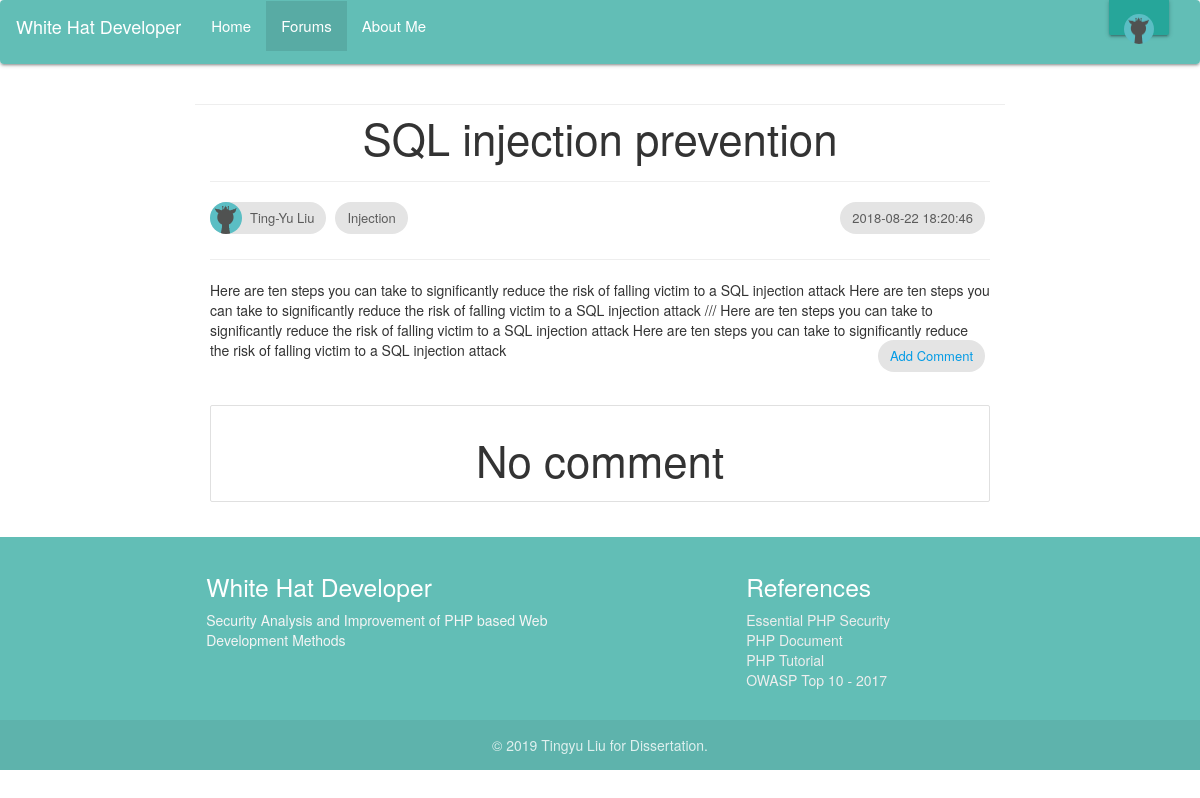
The page /Main/forum/article.php?p=8 (signed in) on the database its author committed.
### tables this page shows
CREATE TABLE `articles` (
  `id` int(11) NOT NULL COMMENT '文章id',
  `title` varchar(60) NOT NULL COMMENT '標題',
  `category` varchar(50) NOT NULL COMMENT '分類',
  `content` text NOT NULL COMMENT '內文',
  `publish` tinyint(1) NOT NULL DEFAULT '0' COMMENT '是否發布',
  `create_date` datetime NOT NULL COMMENT '建立日期',
  `create_user_id` int(11) NOT NULL COMMENT '文章建立者id',
  `modify_date` datetime DEFAULT NULL COMMENT '修改日期'
);

CREATE TABLE `realuser` (
  `id` int(11) NOT NULL COMMENT 'userid',
  `name` varchar(50) NOT NULL COMMENT 'name',
  `email` varchar(100) NOT NULL COMMENT 'email',
  `password` varchar(100) NOT NULL COMMENT 'password',
  `img_path` text COMMENT 'image path',
  `img_css` varchar(50) NOT NULL DEFAULT 'circular-portrait',
  `L1` tinyint(1) NOT NULL DEFAULT '0' COMMENT 'F0 T1',
  `L2` tinyint(1) NOT NULL DEFAULT '0' COMMENT 'F0 T1',
  `L3` tinyint(1) NOT NULL DEFAULT '0' COMMENT 'F0 T1',
  `L4` tinyint(1) NOT NULL DEFAULT '0' COMMENT 'F0 T1',
  `L5` tinyint(1) NOT NULL DEFAULT '0' COMMENT 'F0 T1',
  `L6` tinyint(1) NOT NULL DEFAULT '0' COMMENT 'F0 T1',
  `L7` tinyint(1) NOT NULL DEFAULT '0' COMMENT 'F0 T1',
  `L8` tinyint(1) NOT NULL DEFAULT '0' COMMENT 'F0 T1',
  `L9` tinyint(1) NOT NULL DEFAULT '0' COMMENT 'F0 T1',
  `L10` tinyint(1) NOT NULL DEFAULT '0' COMMENT 'F0 T1'
);

### Main/php/functions.php (called while the page is built, shortened)
<?php
function get_article($id)
{
  $result = null;
  $sql = "SELECT * FROM `articles` WHERE `id` = {$id};";
  $query = mysqli_query($_SESSION['link'], $sql);
  if ($query)
  {
    if (mysqli_num_rows($query) == 1)
    {
      $result = mysqli_fetch_assoc($query);
    }
  }
  else
  {
    echo "{$sql} execution failed, error message：" . mysqli_error($_SESSION['link']);
  }
  return $result;
}
function get_author($create_user_id)
{
  $result = null;
  $sql = "SELECT * FROM `realuser` WHERE `id` = {$create_user_id};";
  $query = mysqli_query($_SESSION['link'], $sql);
  if ($query)
  {
    if (mysqli_num_rows($query) == 1)
    {
      $result = mysqli_fetch_assoc($query);
    }
  }
  else
  {
    echo "{$sql} execution failed, error message：" . mysqli_error($_SESSION['link']);
  }
  return $result;
}
?>

### Main/forum/article.php (the view, shortened to what this page needs)
<?php
require_once '../php/functions.php';
$article = get_article($_GET['p']);
$author = get_author($article['create_user_id']);
$datas=get_comment($_GET['p']);
?>
<!DOCTYPE html>
<html lang="en" dir="ltr">
  <head>
    <link rel="stylesheet" href="https://maxcdn.bootstrapcdn.com/bootstrap/3.3.4/css/bootstrap.min.css"/>
    <link rel="stylesheet" href="https://cdnjs.cloudflare.com/ajax/libs/materialize/1.0.0-rc.2/css/materialize.min.css">
    <link rel="stylesheet" href="../css/style.css">
  </head>
  <body>
    <?php include_once 'navTop.php'; ?>
    <div class="content">
			<div class="container">
				<div class="row">
					<div class="col-xs-12">
						<?php if($article):?>
							<h3 class="text-center"><?php echo $article['title']; ?></h3>
							<hr>
              <div class="chip">
                <img alt="auther photo"src="<?php echo '../'.$author['img_path'];?>"/>
                <?php echo $author['name'];?>
              </div>
              <div class="chip">
                <?php echo $article['category']; ?>
              </div>
              <div class="chip right">
                <?php echo $article['create_date']; ?>
              </div>
              <hr>
							<?php echo $article['content']; ?>
              <div class="chip right">
                <a href="comment_add.php">Add Comment</a>
              </div>
						<?php else: ?>
							<h3 class="text-center">No post</h3>
					    <?php endif; ?>
					</div>
          <hr>
				</div>
				<div class="row">
				  <div class=" col-xs-12">
				    <ul class="collection">
				      <?php if(!empty($datas)):?>
				        <?php foreach($datas as $row):?>
				        <?php
				          $comment_author = get_author($row['create_user_id']);
				          $comment= strip_tags($row['content']);
				        ?>
					    <li class="collection-item avatar">
					      <div class="chip">
					        <img src="<?php echo '../'.$comment_author['img_path'];?>"/>
					        <?php echo $comment_author['name']; ?>
					      </div>
					      <div class="chip right">
					        <?php echo $row['create_date']; ?>
					      </div>
					      <p><?php echo $comment; ?></p>
					    </li>
					  	<?php endforeach; ?>
					  <?php else: ?>
					  <h3 class="text-center">No comment</h3>
					  <?php endif; ?>
				  </ul>
			  </div>
			</div>
		</div>
	</div>
    <?php include_once 'footer.php'; ?>
  </body>
</html>

### Main/css/style.css (style rules this page uses)
html, body { height: 100%; }

### rows shown on the page
articles: title "SQL injection prevention", category "Injection", create_date "2018-08-22 18:20:46", content "Here are ten steps you can take to significantly reduce the risk of falling victim to a SQL injection attack Here are ten steps you can take to significantly reduce the risk of falling victim to a SQL injection attack /// Here are ten steps you can take to significantly reduce the risk of falling victim to a SQL injection attack Here are ten steps you can take to significantly reduce the risk of falling victim to a SQL injection attack"
realuser: img_path (picture), name "Ting-Yu Liu"
